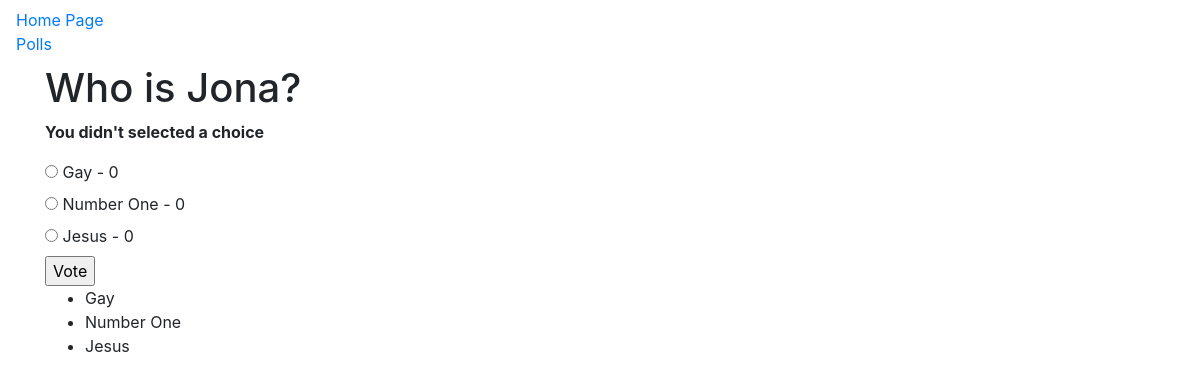
Before: /polls/4/vote/ with the older database file.
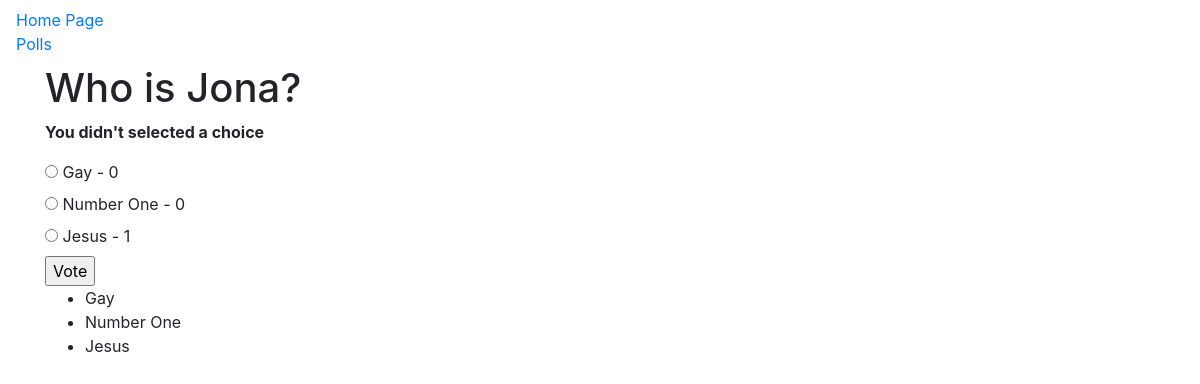
After: the same page with the newer database file.
### polls/models.py (models this page shows, shortened)
class Choice(models.Model):
    question = models.ForeignKey(Question, on_delete=models.CASCADE)
    choice_text = models.CharField(max_length=200)
    votes = models.IntegerField(default=0)

### polls/views.py (the view)
# urls.py: url(r'^(?P<question_id>[0-9]+)/vote/$', views.vote, name='vote'),
def vote(request, question_id):
    question = get_object_or_404(Question, pk=question_id)
    try:
        selected_choice = question.choice_set.get(pk=request.POST['choice'])
    except(KeyError, Choice.DoesNotExist):
        return render(request, 'polls/detail.html', {
            'question': question,
            'error_message': "You didn't selected a choice",
        })
    else:
        selected_choice.votes += 1
        selected_choice.save()
        return HttpResponseRedirect(reverse('polls:results', args=(question.id,)))

### polls/templates/polls/detail.html (shortened to what this page needs)
{% extends 'lib/base.html' %}
{% block container %}
<h1>{{ question.question_text }}</h1>
{% if error_message %}<p><strong>{{ error_message }}</strong></p>{% endif %}
<form action="{% url 'polls:vote' question.id %}" method="POST">
    {% for choice in question.choice_set.all %}
        <input type="radio" name="choice" id="choice{{ forloop.counter }}" value="{{ choice.id }}"/>
        <label for="choice{{ forloop.counter }}">{{ choice.choice_text }} - {{ choice.votes }}</label>
    <br />
    {% endfor %}
    <input type="submit" value="Vote" />
</form>
<ul>
{% for choice in question.choice_set.all %}
    <li>{{ choice.choice_text }}</li>
{% endfor %}
</ul>
{% endblock %}

Changed rows visible on the page:
changed Choice "Jesus": choice "☐ Jesus - 0" → "☐ Jesus - 1"; votes "0" → "1"
